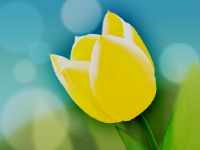
#> input picture pythonProject/openCV/Dark.png, 200 x 150 px
$ python cat.py
#> lines starting #> are read from the running program, lines starting #| are printed output that depends on the picture; after the words box and inside, x2 and y2 are one past the last pixel; in counts of white or black regions, pixels touching at a corner belong together
import cv2
import matplotlib.pyplot as plt
origin_dark = cv2.imread('Dark.png',cv2.IMREAD_COLOR)
#> origin_dark is the input picture: shape (150, 200, 3); mean B, G, R 104.7, 165.3, 123.2
print(origin_dark.shape)
#| (150, 200, 3)
print(origin_dark[100,100]) #->100,100좌표의 색은[  0 195 219](G,B,R)
#| [  0 195 219]
origin_dark[80:120,80:120] = [204,204,255]
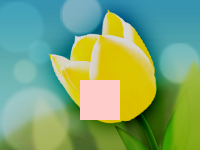
#> origin_dark: shape (150, 200, 3); 5.33% of pixels changed, all inside (x1, y1, x2, y2) = (80, 80, 120, 120)

roi = origin_dark[30:60,100:120] #이 좌표의 그림을
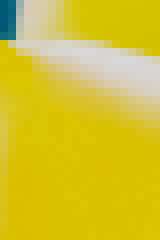
#> roi: shape (30, 20, 3) (shown 8 times larger); mean B, G, R 46, 194.7, 213.4
origin_dark[0:30,0:20] = roi #여기 좌표로 바꿈
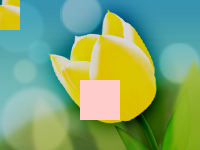
#> origin_dark: shape (150, 200, 3); 2% of pixels changed, all inside (x1, y1, x2, y2) = (0, 0, 20, 30)
plt.imshow(cv2.cvtColor(origin_dark,cv2.COLOR_BGR2RGB))
plt.show()
